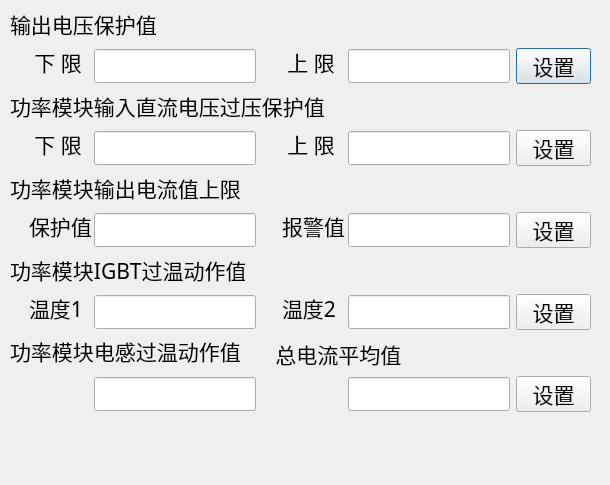
<?xml version="1.0" encoding="UTF-8"?>
<ui version="4.0">
 <class>thresholdsetDialog</class>
 <widget class="QDialog" name="thresholdsetDialog">
  <property name="geometry">
   <rect>
    <x>0</x>
    <y>0</y>
    <width>610</width>
    <height>485</height>
   </rect>
  </property>
  <property name="font">
   <font>
    <family>微软雅黑</family>
    <pointsize>16</pointsize>
   </font>
  </property>
  <property name="windowTitle">
   <string>保护阈值设置</string>
  </property>
  <property name="windowIcon">
   <iconset>
    <normaloff>procvalue.png</normaloff>procvalue.png</iconset>
  </property>
  <widget class="QLabel" name="label_15">
   <property name="geometry">
    <rect>
     <x>10</x>
     <y>337</y>
     <width>231</width>
     <height>28</height>
    </rect>
   </property>
   <property name="font">
    <font>
     <family>微软雅黑</family>
     <pointsize>16</pointsize>
    </font>
   </property>
   <property name="text">
    <string>功率模块电感过温动作值</string>
   </property>
  </widget>
  <widget class="QLabel" name="label_9">
   <property name="geometry">
    <rect>
     <x>282</x>
     <y>294</y>
     <width>54</width>
     <height>28</height>
    </rect>
   </property>
   <property name="font">
    <font>
     <family>微软雅黑</family>
     <pointsize>16</pointsize>
    </font>
   </property>
   <property name="text">
    <string>温度2</string>
   </property>
  </widget>
  <widget class="QLabel" name="label_7">
   <property name="geometry">
    <rect>
     <x>282</x>
     <y>212</y>
     <width>63</width>
     <height>28</height>
    </rect>
   </property>
   <property name="text">
    <string>报警值</string>
   </property>
  </widget>
  <widget class="QLabel" name="label_3">
   <property name="geometry">
    <rect>
     <x>10</x>
     <y>10</y>
     <width>147</width>
     <height>28</height>
    </rect>
   </property>
   <property name="font">
    <font>
     <family>微软雅黑</family>
     <pointsize>16</pointsize>
    </font>
   </property>
   <property name="text">
    <string>输出电压保护值</string>
   </property>
  </widget>
  <widget class="QLabel" name="label_2">
   <property name="geometry">
    <rect>
     <x>29</x>
     <y>48</y>
     <width>54</width>
     <height>28</height>
    </rect>
   </property>
   <property name="font">
    <font>
     <family>微软雅黑</family>
     <pointsize>16</pointsize>
    </font>
   </property>
   <property name="text">
    <string> 下 限</string>
   </property>
  </widget>
  <widget class="mylineedit" name="scbhLowerEdit">
   <property name="geometry">
    <rect>
     <x>94</x>
     <y>49</y>
     <width>162</width>
     <height>34</height>
    </rect>
   </property>
  </widget>
  <widget class="QLabel" name="label">
   <property name="geometry">
    <rect>
     <x>282</x>
     <y>48</y>
     <width>54</width>
     <height>28</height>
    </rect>
   </property>
   <property name="font">
    <font>
     <family>微软雅黑</family>
     <pointsize>16</pointsize>
    </font>
   </property>
   <property name="text">
    <string> 上 限</string>
   </property>
  </widget>
  <widget class="mylineedit" name="scbhUpEdit">
   <property name="geometry">
    <rect>
     <x>348</x>
     <y>49</y>
     <width>162</width>
     <height>34</height>
    </rect>
   </property>
  </widget>
  <widget class="QPushButton" name="scbhSetBtn">
   <property name="geometry">
    <rect>
     <x>516</x>
     <y>48</y>
     <width>75</width>
     <height>36</height>
    </rect>
   </property>
   <property name="font">
    <font>
     <family>微软雅黑</family>
     <pointsize>16</pointsize>
    </font>
   </property>
   <property name="text">
    <string>设置</string>
   </property>
   <property name="icon">
    <iconset>
     <normaloff>conf.png</normaloff>conf.png</iconset>
   </property>
  </widget>
  <widget class="QLabel" name="label_12">
   <property name="geometry">
    <rect>
     <x>10</x>
     <y>92</y>
     <width>315</width>
     <height>28</height>
    </rect>
   </property>
   <property name="font">
    <font>
     <family>微软雅黑</family>
     <pointsize>16</pointsize>
    </font>
   </property>
   <property name="text">
    <string>功率模块输入直流电压过压保护值</string>
   </property>
  </widget>
  <widget class="QLabel" name="label_4">
   <property name="geometry">
    <rect>
     <x>29</x>
     <y>130</y>
     <width>54</width>
     <height>28</height>
    </rect>
   </property>
   <property name="font">
    <font>
     <family>微软雅黑</family>
     <pointsize>16</pointsize>
    </font>
   </property>
   <property name="text">
    <string> 下 限</string>
   </property>
  </widget>
  <widget class="mylineedit" name="gybhLowerEdit">
   <property name="geometry">
    <rect>
     <x>94</x>
     <y>131</y>
     <width>162</width>
     <height>34</height>
    </rect>
   </property>
  </widget>
  <widget class="QLabel" name="label_5">
   <property name="geometry">
    <rect>
     <x>282</x>
     <y>130</y>
     <width>54</width>
     <height>28</height>
    </rect>
   </property>
   <property name="font">
    <font>
     <family>微软雅黑</family>
     <pointsize>16</pointsize>
    </font>
   </property>
   <property name="text">
    <string> 上 限</string>
   </property>
  </widget>
  <widget class="mylineedit" name="gybhUpEdit">
   <property name="geometry">
    <rect>
     <x>348</x>
     <y>131</y>
     <width>162</width>
     <height>34</height>
    </rect>
   </property>
  </widget>
  <widget class="QPushButton" name="gybhSetBtn">
   <property name="geometry">
    <rect>
     <x>516</x>
     <y>130</y>
     <width>75</width>
     <height>36</height>
    </rect>
   </property>
   <property name="font">
    <font>
     <family>微软雅黑</family>
     <pointsize>16</pointsize>
    </font>
   </property>
   <property name="text">
    <string>设置</string>
   </property>
   <property name="icon">
    <iconset>
     <disabledoff>conf.png</disabledoff>
    </iconset>
   </property>
  </widget>
  <widget class="QLabel" name="label_13">
   <property name="geometry">
    <rect>
     <x>10</x>
     <y>174</y>
     <width>231</width>
     <height>28</height>
    </rect>
   </property>
   <property name="font">
    <font>
     <family>微软雅黑</family>
     <pointsize>16</pointsize>
    </font>
   </property>
   <property name="text">
    <string>功率模块输出电流值上限</string>
   </property>
  </widget>
  <widget class="QLabel" name="label_6">
   <property name="geometry">
    <rect>
     <x>29</x>
     <y>212</y>
     <width>63</width>
     <height>28</height>
    </rect>
   </property>
   <property name="font">
    <font>
     <family>微软雅黑</family>
     <pointsize>16</pointsize>
    </font>
   </property>
   <property name="text">
    <string>保护值</string>
   </property>
  </widget>
  <widget class="mylineedit" name="scdlProcEdit">
   <property name="geometry">
    <rect>
     <x>94</x>
     <y>213</y>
     <width>162</width>
     <height>34</height>
    </rect>
   </property>
  </widget>
  <widget class="mylineedit" name="scdlWarningEdit">
   <property name="geometry">
    <rect>
     <x>348</x>
     <y>213</y>
     <width>162</width>
     <height>34</height>
    </rect>
   </property>
  </widget>
  <widget class="QPushButton" name="scdlSetBtn">
   <property name="geometry">
    <rect>
     <x>516</x>
     <y>212</y>
     <width>75</width>
     <height>36</height>
    </rect>
   </property>
   <property name="font">
    <font>
     <family>微软雅黑</family>
     <pointsize>16</pointsize>
    </font>
   </property>
   <property name="text">
    <string>设置</string>
   </property>
   <property name="icon">
    <iconset>
     <disabledoff>conf.png</disabledoff>
    </iconset>
   </property>
  </widget>
  <widget class="QLabel" name="label_14">
   <property name="geometry">
    <rect>
     <x>10</x>
     <y>256</y>
     <width>235</width>
     <height>28</height>
    </rect>
   </property>
   <property name="font">
    <font>
     <family>微软雅黑</family>
     <pointsize>16</pointsize>
    </font>
   </property>
   <property name="text">
    <string>功率模块IGBT过温动作值</string>
   </property>
  </widget>
  <widget class="QLabel" name="label_8">
   <property name="geometry">
    <rect>
     <x>29</x>
     <y>294</y>
     <width>54</width>
     <height>28</height>
    </rect>
   </property>
   <property name="font">
    <font>
     <family>微软雅黑</family>
     <pointsize>16</pointsize>
    </font>
   </property>
   <property name="text">
    <string>温度1</string>
   </property>
  </widget>
  <widget class="mylineedit" name="IGBTgw1Edit">
   <property name="geometry">
    <rect>
     <x>94</x>
     <y>295</y>
     <width>162</width>
     <height>34</height>
    </rect>
   </property>
  </widget>
  <widget class="mylineedit" name="IGBTgw2Edit">
   <property name="geometry">
    <rect>
     <x>348</x>
     <y>295</y>
     <width>162</width>
     <height>34</height>
    </rect>
   </property>
  </widget>
  <widget class="QPushButton" name="IGBTgwSetBtn">
   <property name="geometry">
    <rect>
     <x>516</x>
     <y>294</y>
     <width>75</width>
     <height>36</height>
    </rect>
   </property>
   <property name="font">
    <font>
     <family>微软雅黑</family>
     <pointsize>16</pointsize>
    </font>
   </property>
   <property name="text">
    <string>设置</string>
   </property>
   <property name="icon">
    <iconset>
     <disabledoff>conf.png</disabledoff>
    </iconset>
   </property>
  </widget>
  <widget class="mylineedit" name="dggw1Edit">
   <property name="geometry">
    <rect>
     <x>94</x>
     <y>377</y>
     <width>162</width>
     <height>34</height>
    </rect>
   </property>
  </widget>
  <widget class="QLabel" name="label_11">
   <property name="geometry">
    <rect>
     <x>270</x>
     <y>340</y>
     <width>231</width>
     <height>28</height>
    </rect>
   </property>
   <property name="font">
    <font>
     <family>微软雅黑</family>
     <pointsize>16</pointsize>
    </font>
   </property>
   <property name="text">
    <string> 总电流平均值</string>
   </property>
  </widget>
  <widget class="mylineedit" name="dggw2Edit">
   <property name="geometry">
    <rect>
     <x>348</x>
     <y>377</y>
     <width>162</width>
     <height>34</height>
    </rect>
   </property>
  </widget>
  <widget class="QPushButton" name="dggwSetBtn">
   <property name="geometry">
    <rect>
     <x>516</x>
     <y>376</y>
     <width>75</width>
     <height>36</height>
    </rect>
   </property>
   <property name="font">
    <font>
     <family>微软雅黑</family>
     <pointsize>16</pointsize>
    </font>
   </property>
   <property name="text">
    <string>设置</string>
   </property>
   <property name="icon">
    <iconset>
     <disabledoff>conf.png</disabledoff>
    </iconset>
   </property>
  </widget>
 </widget>
 <customwidgets>
  <customwidget>
   <class>mylineedit</class>
   <extends>QLineEdit</extends>
   <header>mylineedit.h</header>
  </customwidget>
 </customwidgets>
 <resources/>
 <connections/>
</ui>
